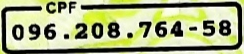
#> input picture treinamento-ocr/cpfs/cpf00.jpg, 244 x 54 px; its folder holds only this picture in this run
$ python -i salva_cpfs_bin.py   (imports and definitions only)
#> lines starting #> are read from the running program, lines starting #| are printed output that depends on the picture; after the words box and inside, x2 and y2 are one past the last pixel; in counts of white or black regions, pixels touching at a corner belong together
#> further down, picture is the input picture: shape (54, 244, 3); mean B, G, R 129.1, 173.2, 165.9
from PIL import ImageFont, ImageDraw, Image
import cv2
import time
import numpy as np
import skimage.measure
import os
import glob

#torna imagens binarias
def settozero(img):
    gray = cv2.cvtColor(img, cv2.COLOR_BGR2GRAY)
    ret, thresh = cv2.threshold(gray, 120, 255, cv2.THRESH_TOZERO)
    return thresh

def sharpenFunction(image):
    kernel = np.array([[-1, -1, -1], [-1, 9, -1], [-1, -1, -1]]) #matriz de convolução que aplica nitidez
    return cv2.filter2D(image, -1, kernel)

def filterFunction(image):
    gray = cv2.cvtColor(image, cv2.COLOR_BGR2GRAY)
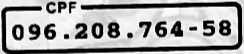
#> gray: shape (54, 244); min 0, max 254, mean 166
    (T,Thresh1) = cv2.threshold(gray, 187, 255, cv2.THRESH_TRUNC)
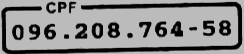
#> Thresh1: shape (54, 244); min 0, max 187, mean 137.4
    Thresh2 = cv2.adaptiveThreshold(Thresh1, 255,cv2.ADAPTIVE_THRESH_MEAN_C, cv2.THRESH_BINARY, 231,50)
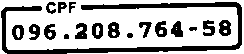
#> Thresh2: shape (54, 244); 70.5% white; 18 black regions, largest, box (x1, y1, x2, y2) and area: (1, 2, 242, 54) 2243, (219, 20, 231, 36) 145, (108, 22, 120, 38) 139
    return Thresh2

# [1 line that did not run here, left out]
cont = 0

# [16 lines not run here, left out]

>>> import cv2
>>> picture = cv2.imread('cpfs/cpf00.jpg')
>>> result = filterFunction(picture)

$ run again, on treinamento-ocr/cpfs/cpf01.jpg
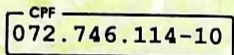
#> input picture treinamento-ocr/cpfs/cpf01.jpg, 234 x 55 px
#> picture is the input picture: shape (55, 234, 3); mean B, G, R 178.4, 208.2, 203.1
#> in filterFunction, `(T,Thresh1) = cv2.threshold(gray, 187, 255, cv2.THRESH_TRUNC)`:
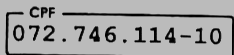
#> Thresh1: shape (55, 234); min 0, max 187, mean 162.5
#> in filterFunction, `Thresh2 = cv2.adaptiveThreshold(Thresh1, 255,cv2.ADAPTIVE_THRESH_MEAN_..`:
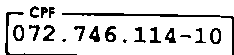
#> Thresh2: shape (55, 234); 86.1% white; 19 black regions (2 under 20 px), largest, box (x1, y1, x2, y2) and area: (62, 13, 234, 55) 471, (5, 12, 77, 55) 218, (105, 26, 116, 42) 107

$ run again, on treinamento-ocr/cpfs/cpf02.jpg
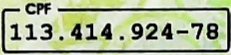
#> input picture treinamento-ocr/cpfs/cpf02.jpg, 231 x 55 px
#> picture is the input picture: shape (55, 231, 3); mean B, G, R 149.5, 181.2, 171.4
#> in filterFunction, `(T,Thresh1) = cv2.threshold(gray, 187, 255, cv2.THRESH_TRUNC)`:
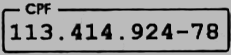
#> Thresh1: shape (55, 231); min 0, max 187, mean 152.7
#> in filterFunction, `Thresh2 = cv2.adaptiveThreshold(Thresh1, 255,cv2.ADAPTIVE_THRESH_MEAN_..`:
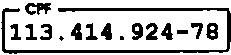
#> Thresh2: shape (55, 231); 76.4% white; 16 black regions (2 under 20 px), largest, box (x1, y1, x2, y2) and area: (1, 8, 231, 54) 1494, (25, 3, 51, 15) 187, (206, 23, 218, 40) 141

$ run again, on treinamento-ocr/cpfs/cpf03.jpg
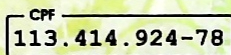
#> input picture treinamento-ocr/cpfs/cpf03.jpg, 231 x 55 px
#> picture is the input picture: shape (55, 231, 3); mean B, G, R 174.4, 207.6, 200.6
#> in filterFunction, `(T,Thresh1) = cv2.threshold(gray, 187, 255, cv2.THRESH_TRUNC)`:
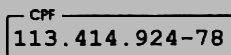
#> Thresh1: shape (55, 231); min 0, max 187, mean 161.1
#> in filterFunction, `Thresh2 = cv2.adaptiveThreshold(Thresh1, 255,cv2.ADAPTIVE_THRESH_MEAN_..`:
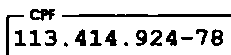
#> Thresh2: shape (55, 231); 84.2% white; 17 black regions (2 under 20 px), largest, box (x1, y1, x2, y2) and area: (62, 14, 231, 17) 477, (30, 9, 55, 21) 181, (6, 15, 24, 55) 149
